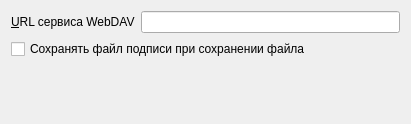
<?xml version="1.0" encoding="UTF-8"?>
<ui version="4.0">
 <class>fileStoragePage</class>
 <widget class="QWidget" name="fileStoragePage">
  <property name="geometry">
   <rect>
    <x>0</x>
    <y>0</y>
    <width>411</width>
    <height>124</height>
   </rect>
  </property>
  <property name="windowTitle">
   <string>Файловое хранилище</string>
  </property>
  <property name="toolTip">
   <string>Хранение прикреплённых файлов</string>
  </property>
  <layout class="QGridLayout" name="gridLayout">
   <item row="0" column="0">
    <widget class="QLabel" name="lblWebDAVUrl">
     <property name="text">
      <string>&amp;URL сервиса WebDAV</string>
     </property>
     <property name="buddy">
      <cstring>edtWebDAVUrl</cstring>
     </property>
    </widget>
   </item>
   <item row="0" column="1">
    <widget class="QLineEdit" name="edtWebDAVUrl">
     <property name="toolTip">
      <string>&lt;html&gt;&lt;head/&gt;&lt;body&gt;&lt;p&gt;Если это поле пусто, то используется глобальная настройка WebDAV.&lt;/p&gt;&lt;p&gt;Возможно указание имени сервера в символическом виде, типа &lt;span style=&quot; font-weight:600;&quot;&gt;http://${dbServerName}/sabre&lt;/span&gt;&lt;/p&gt;&lt;p&gt;При этом вместо &lt;span style=&quot; font-weight:600;&quot;&gt;${dbServerName}&lt;/span&gt; должно подставиться имя (или IP адрес) сервера базы данных.&lt;/p&gt;&lt;/body&gt;&lt;/html&gt;</string>
     </property>
    </widget>
   </item>
   <item row="1" column="0" colspan="2">
    <widget class="QCheckBox" name="chkSaveWithSignatures">
     <property name="text">
      <string>Сохранять файл подписи при сохранении файла</string>
     </property>
    </widget>
   </item>
   <item row="2" column="0" colspan="2">
    <spacer name="verticalSpacer">
     <property name="orientation">
      <enum>Qt::Vertical</enum>
     </property>
     <property name="sizeHint" stdset="0">
      <size>
       <width>20</width>
       <height>1</height>
      </size>
     </property>
    </spacer>
   </item>
  </layout>
 </widget>
 <tabstops>
  <tabstop>edtWebDAVUrl</tabstop>
 </tabstops>
 <resources/>
 <connections/>
</ui>
